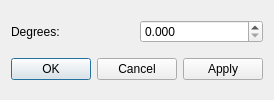
<?xml version="1.0" encoding="UTF-8"?>
<ui version="4.0">
 <class>RotationDialog</class>
 <widget class="QDialog" name="RotationDialog">
  <property name="windowTitle">
   <string>Enter rotation</string>
  </property>
  <layout class="QGridLayout" name="gridLayout">
   <item row="0" column="0">
    <widget class="QLabel" name="label">
     <property name="text">
      <string>Degrees:</string>
     </property>
    </widget>
   </item>
   <item row="0" column="1">
    <widget class="QDoubleSpinBox" name="spinBox">
     <property name="decimals">
      <number>3</number>
     </property>
     <property name="maximum">
      <double>360.000000000000000</double>
     </property>
     <property name="singleStep">
      <double>5.000000000000000</double>
     </property>
    </widget>
   </item>
   <item row="1" column="0" colspan="2">
    <widget class="QDialogButtonBox" name="buttonBox">
     <property name="orientation">
      <enum>Qt::Horizontal</enum>
     </property>
     <property name="standardButtons">
      <set>QDialogButtonBox::Apply|QDialogButtonBox::Cancel|QDialogButtonBox::Ok</set>
     </property>
    </widget>
   </item>
  </layout>
 </widget>
 <resources/>
 <connections>
  <connection>
   <sender>buttonBox</sender>
   <signal>accepted()</signal>
   <receiver>RotationDialog</receiver>
   <slot>accept()</slot>
   <hints>
    <hint type="sourcelabel">
     <x>248</x>
     <y>254</y>
    </hint>
    <hint type="destinationlabel">
     <x>157</x>
     <y>274</y>
    </hint>
   </hints>
  </connection>
  <connection>
   <sender>buttonBox</sender>
   <signal>rejected()</signal>
   <receiver>RotationDialog</receiver>
   <slot>reject()</slot>
   <hints>
    <hint type="sourcelabel">
     <x>316</x>
     <y>260</y>
    </hint>
    <hint type="destinationlabel">
     <x>286</x>
     <y>274</y>
    </hint>
   </hints>
  </connection>
 </connections>
</ui>
